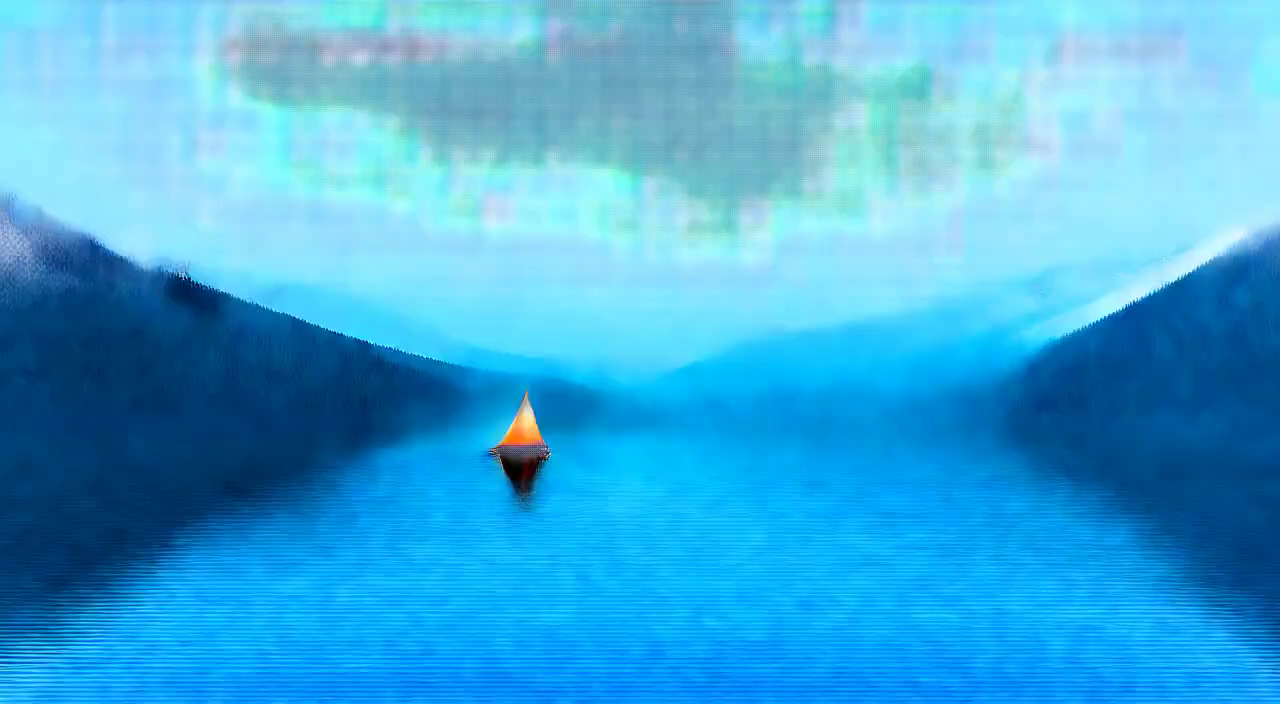
#> input picture output/wan22_quality/frames/fp32_baseline.png, 1280 x 704 px
$ python analyze_quality.py
#> lines starting #> are read from the running program, lines starting #| are printed output that depends on the picture
#!/usr/bin/env python3
import json
import math
from pathlib import Path

import matplotlib.pyplot as plt
import numpy as np
from PIL import Image
from scipy.ndimage import gaussian_filter, laplace


ROOT = Path(__file__).resolve().parent
FRAME_DIR = ROOT / "frames"
FIGURE_DIR = ROOT / "analysis-output" / "figures"
FIGURE_DIR.mkdir(parents=True, exist_ok=True)


def load_rgb(path: Path) -> np.ndarray:
    return np.asarray(Image.open(path).convert("RGB"), dtype=np.float64)


def rgb_to_luma(x: np.ndarray) -> np.ndarray:
    return 0.2126 * x[..., 0] + 0.7152 * x[..., 1] + 0.0722 * x[..., 2]


def ssim(a: np.ndarray, b: np.ndarray) -> float:
    # Standard single-scale SSIM: 11x11-equivalent Gaussian window, sigma=1.5.
    c1 = (0.01 * 255.0) ** 2
    c2 = (0.03 * 255.0) ** 2
    mu_a = gaussian_filter(a, sigma=1.5)
    mu_b = gaussian_filter(b, sigma=1.5)
    sigma_a = gaussian_filter(a * a, sigma=1.5) - mu_a * mu_a
    sigma_b = gaussian_filter(b * b, sigma=1.5) - mu_b * mu_b
    sigma_ab = gaussian_filter(a * b, sigma=1.5) - mu_a * mu_b
    score = ((2 * mu_a * mu_b + c1) * (2 * sigma_ab + c2)) / (
        (mu_a * mu_a + mu_b * mu_b + c1) * (sigma_a + sigma_b + c2)
    )
    return float(np.mean(score))


def entropy_u8(x: np.ndarray) -> float:
    hist = np.bincount(np.clip(np.rint(x), 0, 255).astype(np.uint8).ravel(), minlength=256)
    p = hist[hist > 0] / hist.sum()
    return float(-(p * np.log2(p)).sum())


def image_stats(x: np.ndarray) -> dict:
    y = rgb_to_luma(x)
    row_mean = y.mean(axis=1)
    vertical_neighbor = np.abs(np.diff(y, axis=0)).mean()
    horizontal_neighbor = np.abs(np.diff(y, axis=1)).mean()
    return {
        "rgb_mean": [float(v) for v in x.mean(axis=(0, 1))],
        "rgb_std": [float(v) for v in x.std(axis=(0, 1))],
        "luma_mean": float(y.mean()),
        "luma_std": float(y.std()),
        "luma_entropy_bits": entropy_u8(y),
        "laplacian_variance": float(np.var(laplace(y))),
        "dark_clipping_pct": float(100 * np.mean(x <= 2)),
        "bright_clipping_pct": float(100 * np.mean(x >= 253)),
        "row_mean_step_abs": float(np.abs(np.diff(row_mean)).mean()),
        "vertical_neighbor_abs": float(vertical_neighbor),
        "horizontal_neighbor_abs": float(horizontal_neighbor),
        "vertical_horizontal_gradient_ratio": float(vertical_neighbor / horizontal_neighbor),
    }


baseline = load_rgb(FRAME_DIR / "fp32_baseline.png")
optimized = load_rgb(FRAME_DIR / "fp16_decode.png")
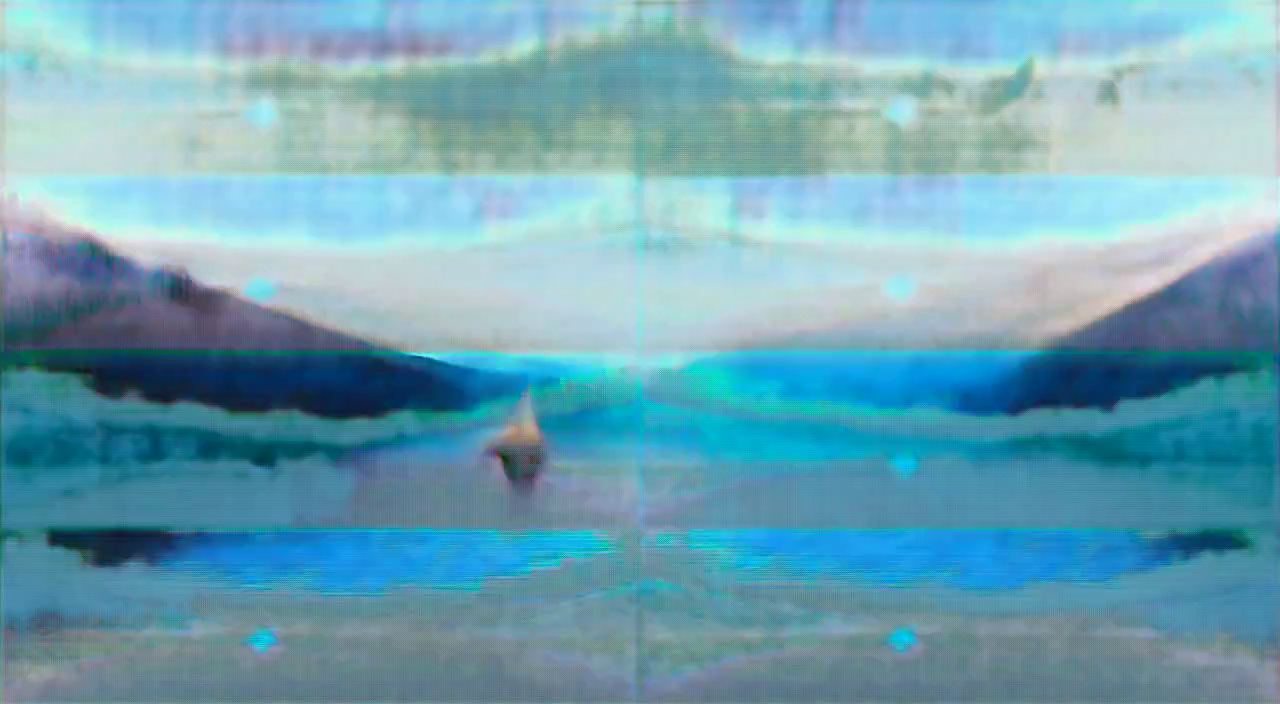
#> input picture output/wan22_quality/frames/fp16_decode.png, 1280 x 704 px
if baseline.shape != optimized.shape:
    raise ValueError(f"Shape mismatch: {baseline.shape} vs {optimized.shape}")

error = baseline - optimized
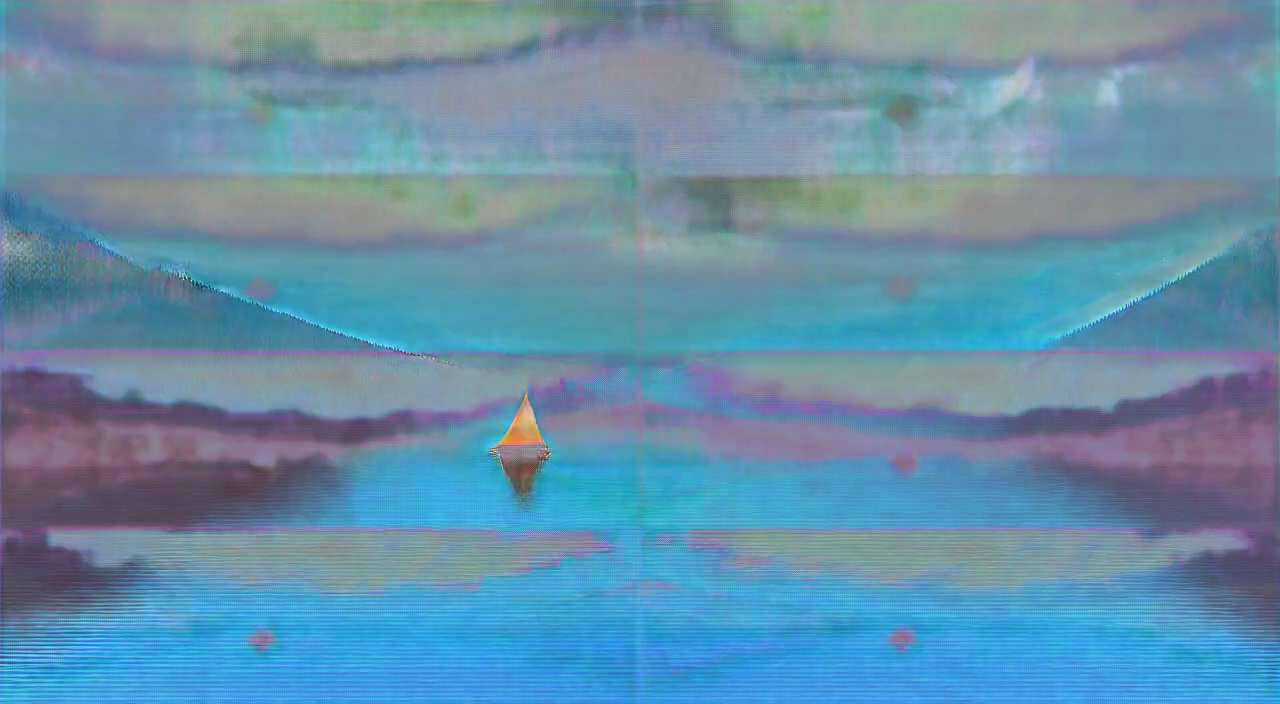
#> error: shape (704, 1280, 3) float64; mean R, G, B -45.1, 6.7, 38.2; drawn with min black and max white
mse = float(np.mean(error**2))
#> mse = 2441.5
mae = float(np.mean(np.abs(error)))
#> mae = 38.5
psnr = float("inf") if mse == 0 else float(10 * math.log10((255.0**2) / mse))
#> psnr = 14.25
ssim_rgb = [ssim(baseline[..., c], optimized[..., c]) for c in range(3)]
#> in ssim, `score = ((2 * mu_a * mu_b + c1) * (2 * sigma_ab + c2)) / ( (mu_a * mu_..`:
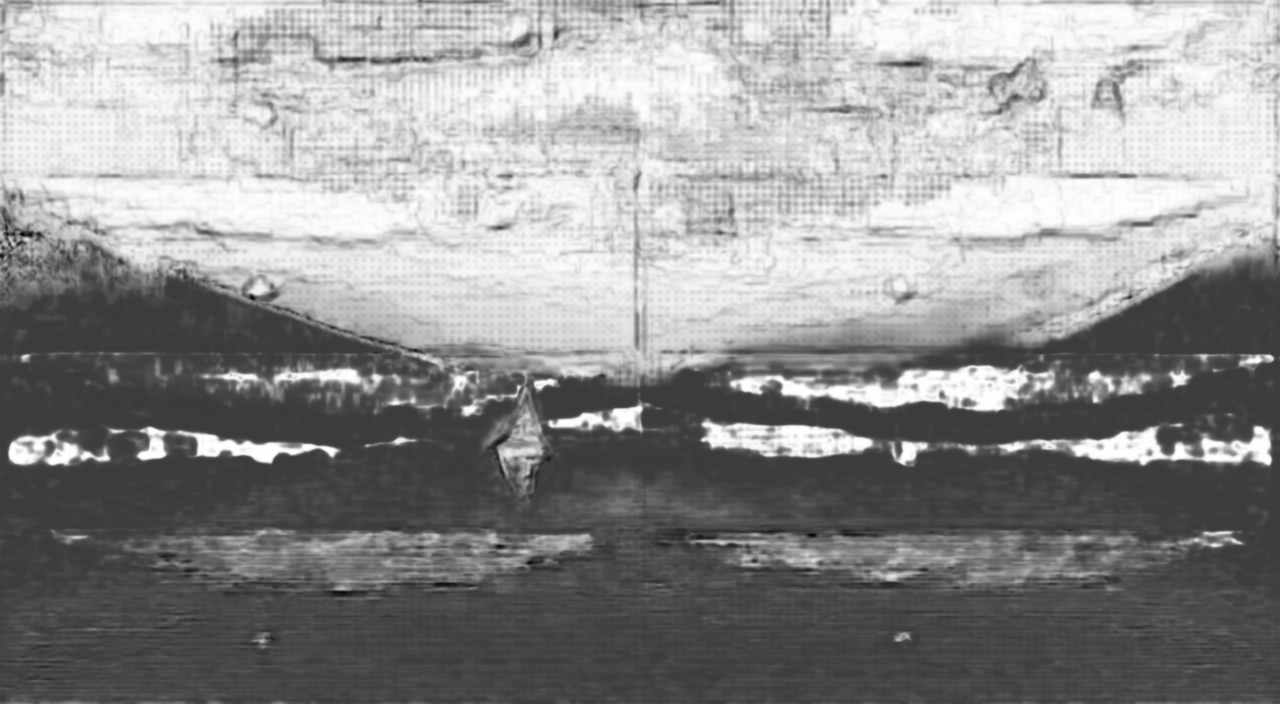
#> score: shape (704, 1280) float64; min -0.307, max 1, mean 0.433; drawn with min black and max white
#> ssim_rgb = [0.433, 0.67, 0.696]
ssim_luma = ssim(rgb_to_luma(baseline), rgb_to_luma(optimized))
#> in ssim (call 4), `score = ((2 * mu_a * mu_b + c1) * (2 * sigma_ab + c2)) / ( (mu_a * mu_..`:
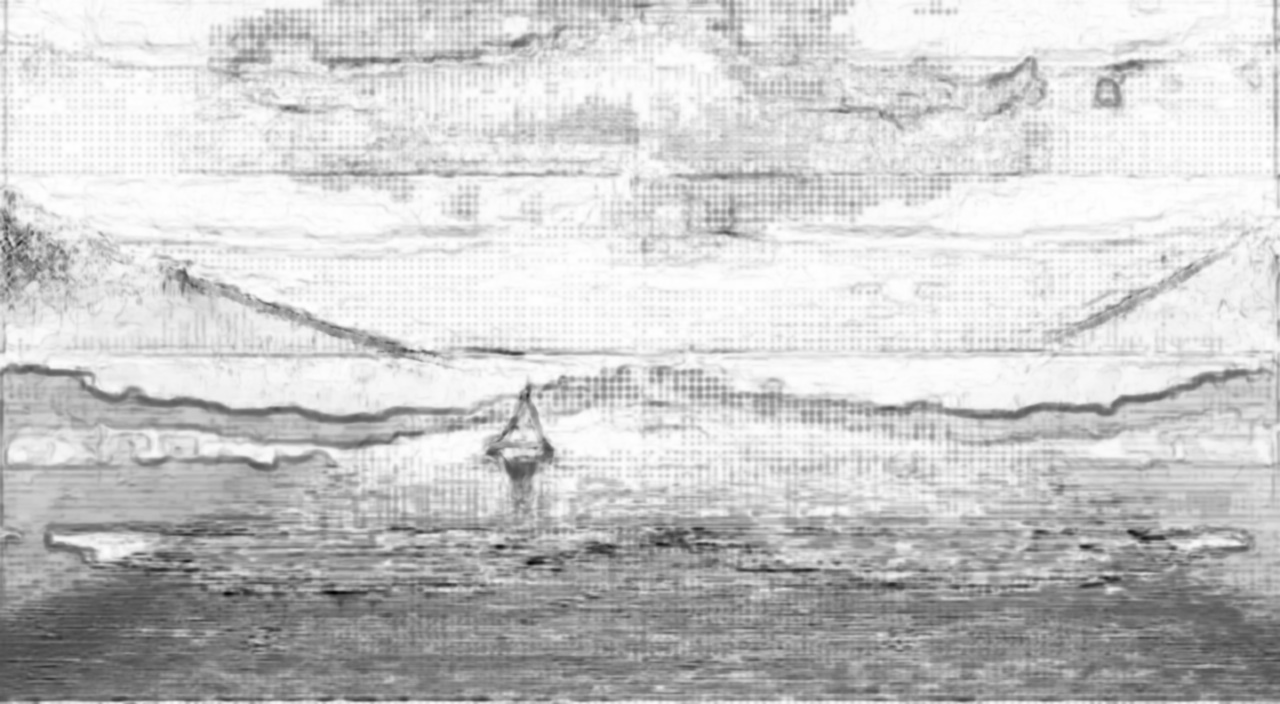
#> score: shape (704, 1280) float64; min -0.429, max 1, mean 0.702; drawn with min black and max white
#> ssim_luma = 0.702

metrics = {
    "comparison": {
        "unit": "single generated frame from one prompt and one seed",
        "shape_hwc": list(baseline.shape),
        "mae_0_255": mae,
        "mse_0_255": mse,
        "psnr_db": psnr,
        "ssim_rgb_mean": float(np.mean(ssim_rgb)),
        "ssim_rgb_channels": ssim_rgb,
        "ssim_luma": ssim_luma,
        "pixel_abs_error_p50": float(np.percentile(np.abs(error), 50)),
        "pixel_abs_error_p95": float(np.percentile(np.abs(error), 95)),
        "pixel_abs_error_max": float(np.max(np.abs(error))),
    },
    "fp32_baseline": image_stats(baseline),
    "fp16_decode": image_stats(optimized),
}
#> in image_stats, `row_mean = y.mean(axis=1)`: row_mean = 704 values, max 217.1 at index 196, min 82.04 at index 406, mean 150.9
#> in image_stats, `vertical_neighbor = np.abs(np.diff(y, axis=0)).mean()`: vertical_neighbor = 4.56
#> in image_stats, `horizontal_neighbor = np.abs(np.diff(y, axis=1)).mean()`: horizontal_neighbor = 1.22
#> in entropy_u8, `hist = np.bincount(np.clip(np.rint(x), 0, 255).astype(np.uint8).ravel(..`: hist = 256 values, max 17086 at index 213, min 0 at index 248, mean 3520
#> in entropy_u8, `p = hist[hist > 0] / hist.sum()`: p = 248 values, max 0.019 at index 213, min 1.11e-06 at index 247, mean 0.00403
(ROOT / "analysis-output" / "quality-metrics.json").write_text(
    json.dumps(metrics, indent=2, ensure_ascii=False), encoding="utf-8"
)

plt.rcParams.update({"font.size": 10, "axes.labelsize": 11})
names = ["PSNR\n(dB)", "SSIM\n(luma)", "MAE\n/ 255"]
values = [psnr / 40.0, ssim_luma, mae / 255.0]
#> values = [0.356, 0.702, 0.151]
labels = [f"{psnr:.2f}", f"{ssim_luma:.3f}", f"{mae:.1f}"]
#> labels = ['14.25', '0.702', '38.5']
fig, ax = plt.subplots(figsize=(6.8, 3.8))
bars = ax.bar(names, values, color=["#0072B2", "#E69F00", "#D55E00"], edgecolor="black")
ax.set_ylabel("Normalized display scale")
ax.set_ylim(0, 1)
ax.grid(axis="y", alpha=0.25)
for bar, label in zip(bars, labels):
    ax.text(bar.get_x() + bar.get_width() / 2, bar.get_height() + 0.025, label, ha="center")
#> this loop made 3 passes
#> label on passes 1 to 3: '14.25', '0.702', '38.5'
ax.text(
    0.01,
    -0.22,
    "PSNR normalized by 40 dB; MAE normalized by 255. Values above bars are raw metrics.",
    transform=ax.transAxes,
    fontsize=8,
)
fig.tight_layout()
fig.savefig(FIGURE_DIR / "figure-02-reference-quality-metrics.pdf", bbox_inches="tight")
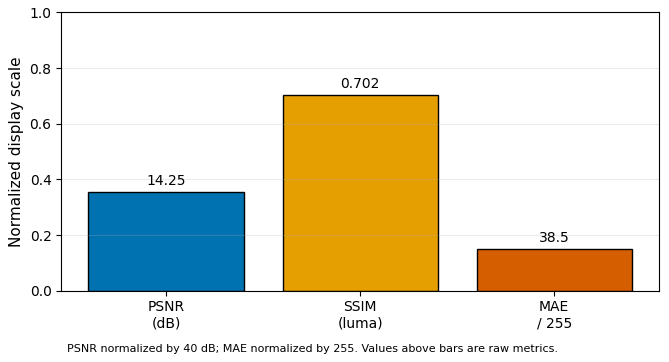
#> figure drawn by matplotlib, 1 panel; tallest bar 0.702 high, from x = 0.6 to 1.4
plt.close(fig)

yb = rgb_to_luma(baseline).mean(axis=1)
#> yb has the same summary as row_mean in image_stats
yo = rgb_to_luma(optimized).mean(axis=1)
#> yo = 704 values, max 216 at index 234, min 88.11 at index 394, mean 152.9
fig, ax = plt.subplots(figsize=(7.0, 4.0))
ax.plot(yb, np.arange(len(yb)), label="FP32 baseline", color="#0072B2", linewidth=1.8)
ax.plot(yo, np.arange(len(yo)), label="FP16 decode", color="#D55E00", linewidth=1.5)
ax.invert_yaxis()
ax.set_xlabel("Mean row luminance (0–255)")
ax.set_ylabel("Image row")
ax.grid(alpha=0.25)
ax.legend(frameon=False)
fig.tight_layout()
fig.savefig(FIGURE_DIR / "figure-03-row-luminance-profile.pdf", bbox_inches="tight")
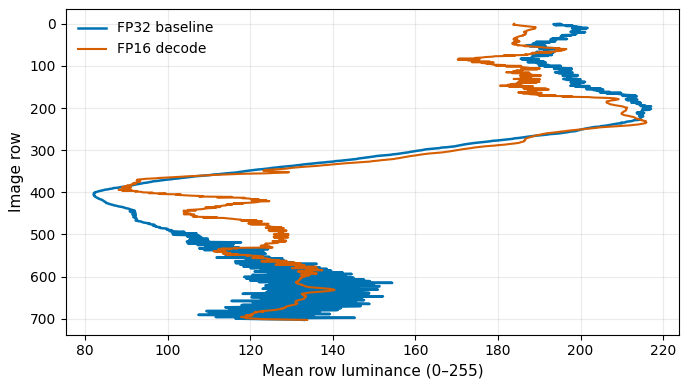
#> figure drawn by matplotlib, 1 panel
plt.close(fig)

print(json.dumps(metrics, indent=2, ensure_ascii=False))
#> (printed output is left out)
